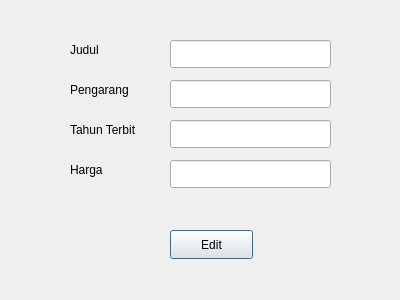
<?xml version="1.0" encoding="UTF-8"?>
<ui version="4.0">
 <class>editbuku</class>
 <widget class="QDialog" name="editbuku">
  <property name="geometry">
   <rect>
    <x>0</x>
    <y>0</y>
    <width>400</width>
    <height>300</height>
   </rect>
  </property>
  <property name="windowTitle">
   <string>Dialog</string>
  </property>
  <widget class="QLineEdit" name="tf_pengarang">
   <property name="geometry">
    <rect>
     <x>170</x>
     <y>80</y>
     <width>161</width>
     <height>28</height>
    </rect>
   </property>
   <property name="text">
    <string/>
   </property>
  </widget>
  <widget class="QLineEdit" name="tf_tahun">
   <property name="geometry">
    <rect>
     <x>170</x>
     <y>120</y>
     <width>161</width>
     <height>28</height>
    </rect>
   </property>
   <property name="text">
    <string/>
   </property>
  </widget>
  <widget class="QPushButton" name="btn_edit">
   <property name="geometry">
    <rect>
     <x>170</x>
     <y>230</y>
     <width>83</width>
     <height>29</height>
    </rect>
   </property>
   <property name="text">
    <string>Edit</string>
   </property>
  </widget>
  <widget class="QLineEdit" name="tf_judul">
   <property name="geometry">
    <rect>
     <x>170</x>
     <y>40</y>
     <width>161</width>
     <height>28</height>
    </rect>
   </property>
   <property name="text">
    <string/>
   </property>
  </widget>
  <widget class="QLabel" name="label_3">
   <property name="geometry">
    <rect>
     <x>70</x>
     <y>120</y>
     <width>101</width>
     <height>20</height>
    </rect>
   </property>
   <property name="text">
    <string>Tahun Terbit</string>
   </property>
  </widget>
  <widget class="QLineEdit" name="tf_harga">
   <property name="geometry">
    <rect>
     <x>170</x>
     <y>160</y>
     <width>161</width>
     <height>28</height>
    </rect>
   </property>
   <property name="text">
    <string/>
   </property>
  </widget>
  <widget class="QLabel" name="label">
   <property name="geometry">
    <rect>
     <x>70</x>
     <y>40</y>
     <width>63</width>
     <height>20</height>
    </rect>
   </property>
   <property name="text">
    <string>Judul</string>
   </property>
  </widget>
  <widget class="QLabel" name="label_4">
   <property name="geometry">
    <rect>
     <x>70</x>
     <y>160</y>
     <width>101</width>
     <height>20</height>
    </rect>
   </property>
   <property name="text">
    <string>Harga</string>
   </property>
  </widget>
  <widget class="QLabel" name="label_2">
   <property name="geometry">
    <rect>
     <x>70</x>
     <y>80</y>
     <width>101</width>
     <height>20</height>
    </rect>
   </property>
   <property name="text">
    <string>Pengarang</string>
   </property>
  </widget>
 </widget>
 <resources/>
 <connections/>
</ui>
